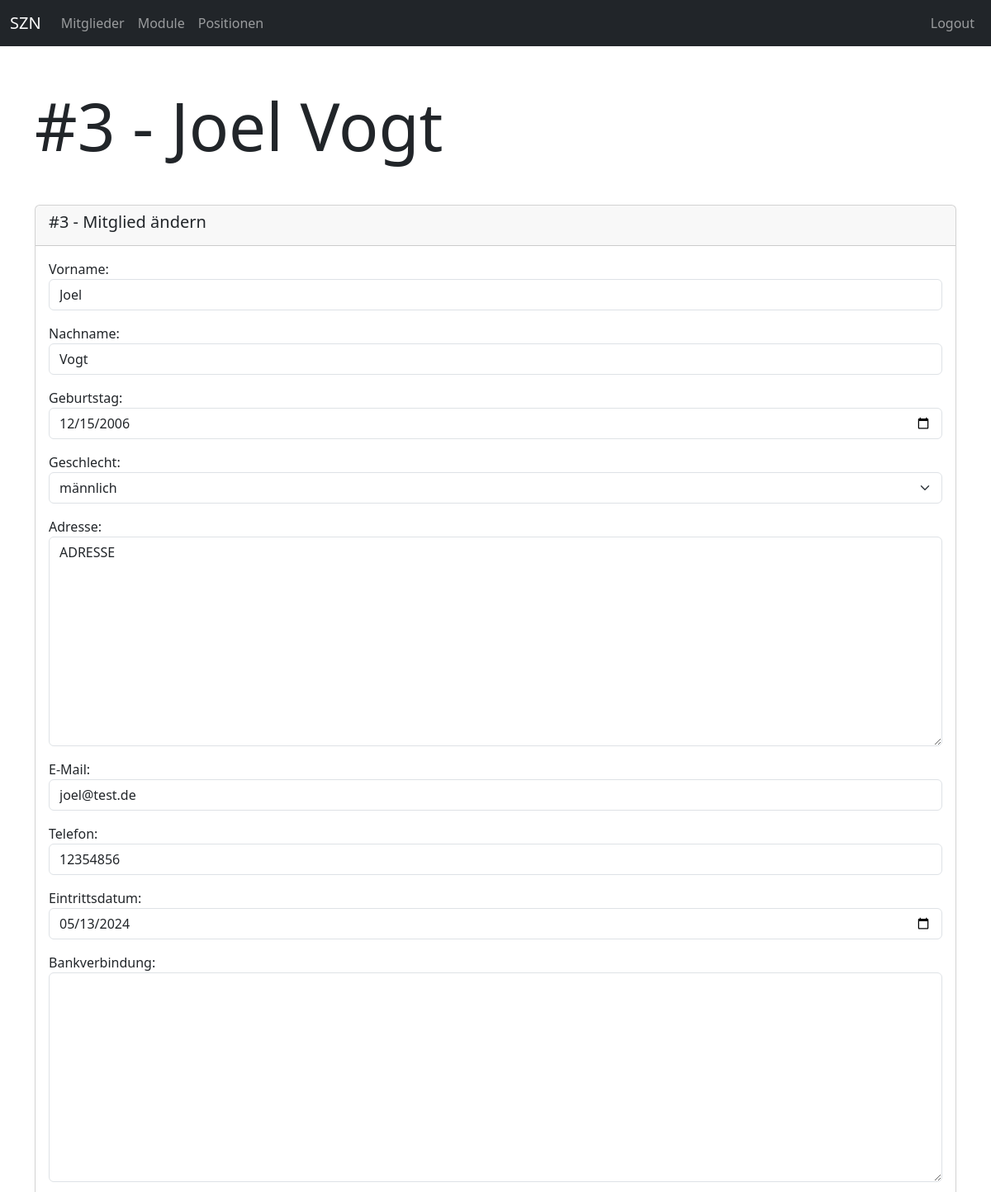
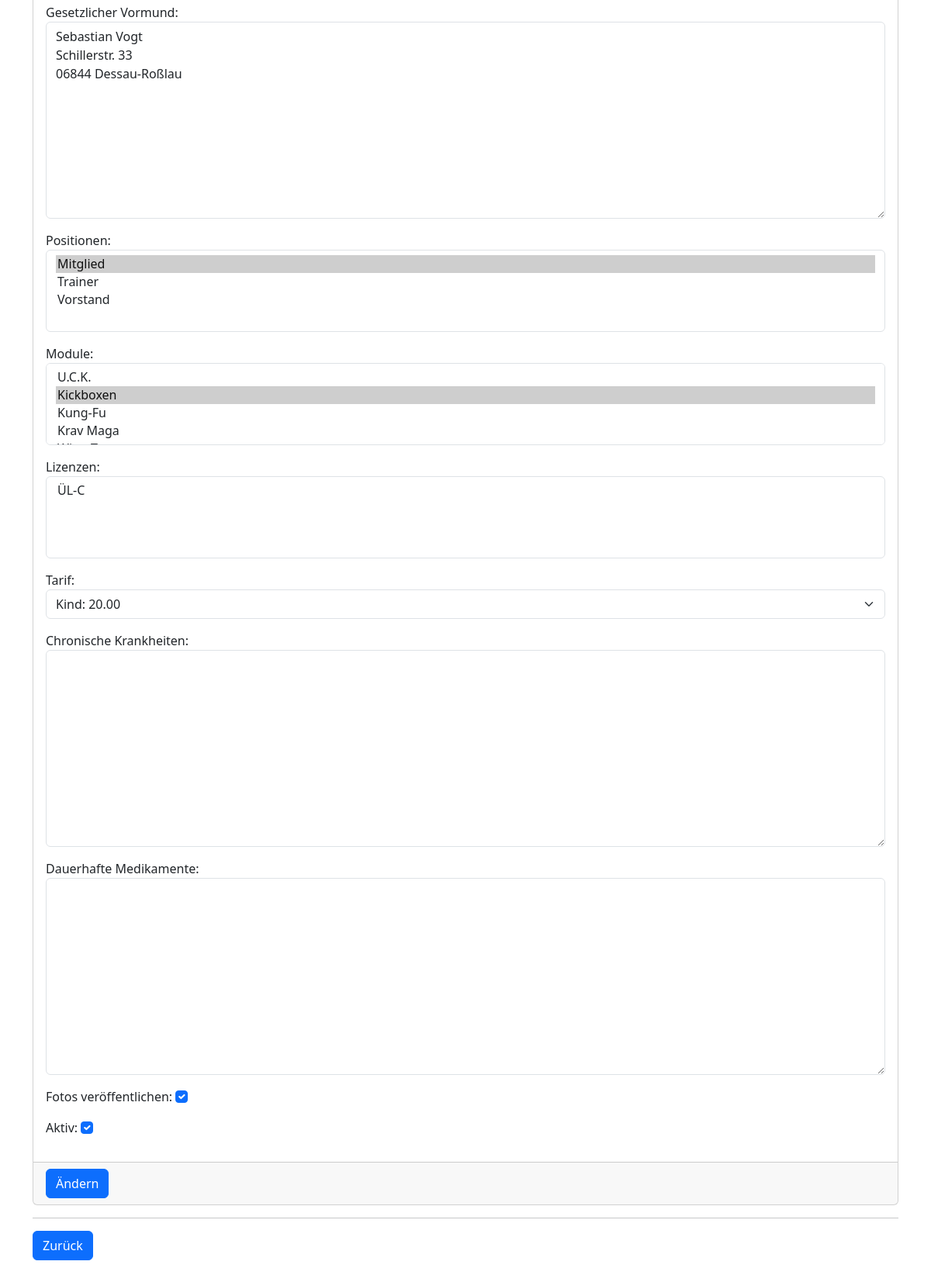
The page /members/member/update/3 (signed in) on the database its author committed (2 pictures, top to bottom).
### members/models.py (models this page shows, shortened)
class Member(models.Model):
    firstname = models.CharField(max_length=100)
    lastname = models.CharField(max_length=100)
    birthday = models.DateField()
    gender = models.ForeignKey(Gender, null=True, blank=True, on_delete=models.SET_NULL)
    adress = models.TextField()
    email = models.EmailField(blank=True)
    phone = models.CharField(max_length=100, blank=True)
    entry_date = models.DateField()
    account_details = models.TextField(blank=True)
    legal_representative = models.TextField(null=True, blank=True)
    positions = models.ManyToManyField(Position, blank=True)
    modules = models.ManyToManyField(Module, blank=True)
    licenses = models.ManyToManyField(License, blank=True)
    rate = models.ForeignKey(Rate, null=True, blank=True, on_delete=models.SET_NULL)
    chronic_diseases = models.TextField(null=True, blank=True)
    permanent_medication = models.TextField(null=True, blank=True)
    publish_fotos = models.BooleanField(default=False)
    is_active = models.BooleanField(default=True)
    @admin.display(description="Fullname")
    def get_fullname(self):
        return f"{self.firstname} {self.lastname}"

### members/views.py (the view)
# urls.py: path("member/update/<int:id>", views.member_update, name="members-member-update"),
def member_update(request, id):
    if not request.user.is_authenticated:
        return helpers.not_auth_redirect()
    member = get_object_or_404(models.Member, id=id)
    if request.method == "POST":
        form = forms.MemberForm(request.POST, instance=member)
        if form.is_valid():
            form.save()
            url = reverse("members-member-detail", args=[id])
            return HttpResponseRedirect(url)
    else:
        form = forms.MemberForm(instance=member)
    return render(request, "members/member_update.html", {
        "title": member.get_fullname(),
        "form": form,
        "id": id
    })

### members/models.py (called while the page is built)
    def __str__(self):
        return self.name

    def __str__(self):
        return self.name

    def __str__(self):
        return self.name

    def __str__(self):
        return self.name

    def __str__(self):
        return f"{self.name}: {self.price}"

### members/templates/members/member_update.html (shortened to what this page needs)
{% extends "base_one_col.html" %}
{% block header %}
    <div class="mb-5">
        <h1 class="display-1">#{{ id }} - {{ title }}</h1>
    </div>
{% endblock %}
{% block main %}
<form action="" method="POST">
    <div class="card">
        <div class="card-header">
            <h5>#{{ id }} - Mitglied ändern</h5>
        </div>
        <div class="card-body">
            {% for field in form %}
                <div class="mb-3">
                    {{ field.label_tag }}
                    {{ field }}
                </div>
            {% endfor %}
        </div>
        <div class="card-footer">
            <button class="btn btn-primary">Ändern</button>
        </div>
    </div>
</form>
<hr>
<button class="btn btn-primary back-link">Zurück</button>
{% endblock %}

### rows shown on the page
Member: form "Joel" "Vogt" "12/15/2006" "männlich" "ADRESSE" "joel@test.de" "12354856" "05/13/2024" "Sebastian Vogt Schillerstr. 33 06844 Dessau-Roßlau" "Kind: 20.00" "☑" "☑"

### other values the page prints
{{ id }} "3"
{{ title }} "Joel Vogt"
{{ field.label_tag }} "Vorname:" "Nachname:" "Geburtstag:" "Geschlecht:" "Adresse:" "E-Mail:" "Telefon:" "Eintrittsdatum:" "Bankverbindung:" "Gesetzlicher Vormund:" "Positionen:" "Module:" "Lizenzen:" "Tarif:" "Chronische Krankheiten:" "Dauerhafte Medikamente:" "Fotos veröffentlichen:" "Aktiv:"
